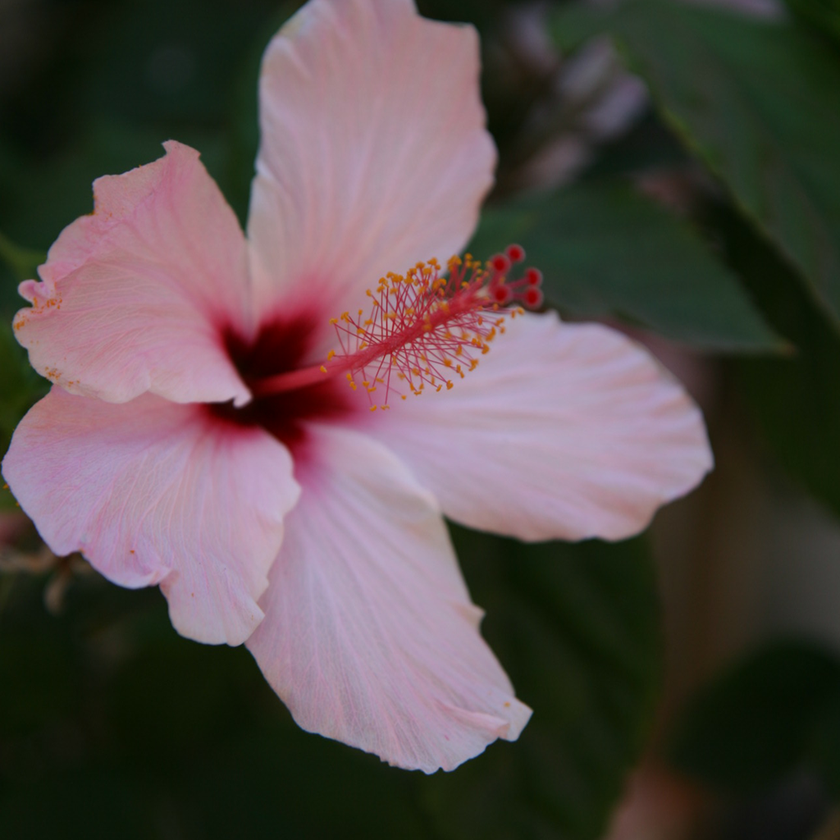
%> input picture histogram/原目标图像.bmp, 840 x 840 px, shrunk from 1024 x 1024 before the run
$ octave histogram.m   (GNU Octave 9; MATLAB toolbox functions it lacks are replaced by stand-ins)
%> lines starting %> are read from the running program, lines starting %| are printed output that depends on the picture
i=imread('原目标图像.bmp');
%> i is the input picture: size 840x840x3 uint8; mean R, G, B 88.2, 76.9, 75.6

R=i(:,:,1);
G=i(:,:,2);
B=i(:,:,3);
histogramR=imhist(R);
%> histogramR = 256 values, max 17861 at index 19, min 0 at index 1, mean 2756.2
histogramG=imhist(G);
%> histogramG = 256 values, max 19183 at index 23, min 0 at index 186, mean 2756.2
histogramB=imhist(B);
%> histogramB = 256 values, max 20744 at index 9, min 0 at index 209, mean 2756.2

x=0:1:255;
figure('Name','原目标图像');

plot(x,histogramR, 'r');%画连续直方图
%> figure, not shown here; curve peaks at x = 18, y = 17861
fill([x,fliplr(x)],[zeros(size(histogramR')),fliplr(histogramR')],'r');		%填充颜色
hold on
plot(x,histogramG, 'g');
fill([x,fliplr(x)],[zeros(size(histogramG')),fliplr(histogramG')],'g');
hold on
plot(x,histogramB, 'b');
fill([x,fliplr(x)],[zeros(size(histogramB')),fliplr(histogramB')],'b');
%> figure, not shown here; curve peaks at x = 22, y = 19183; curve peaks at x = 8, y = 20744


i=imread('pepper.bmp');
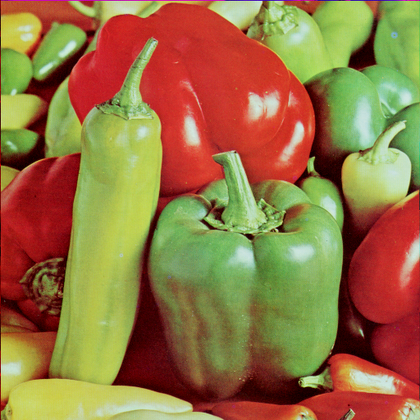
%> input picture histogram/pepper.bmp, 420 x 420 px, shrunk from 512 x 512 before the run
%> i is the input picture: size 420x420x3 uint8; mean R, G, B 149.8, 115.6, 66.5

R=i(:,:,1);
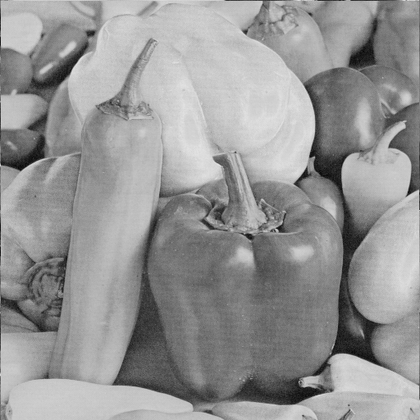
%> R: size 420x420 uint8; min 5, max 227, mean 149.8
G=i(:,:,2);
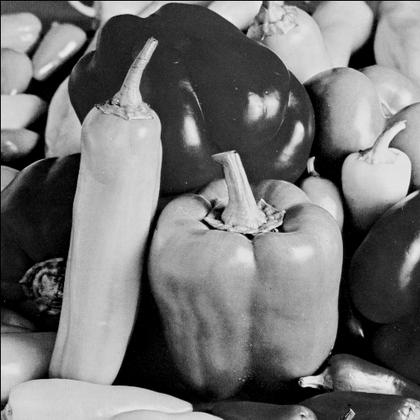
%> G: size 420x420 uint8; min 0, max 242, mean 115.6
B=i(:,:,3);
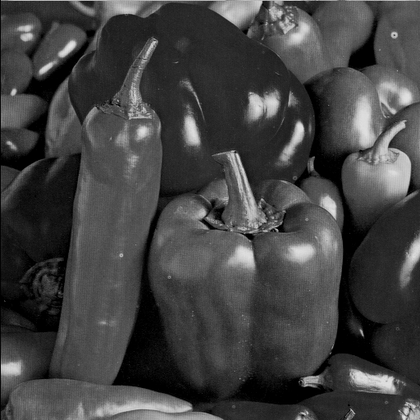
%> B: size 420x420 uint8; min 0, max 228, mean 66.5
histogramR=imhist(R);
%> histogramR = 256 values, max 2591 at index 201, min 0 at index 1, mean 689.1
histogramG=imhist(G);
%> histogramG = 256 values, max 7718 at index 1, min 0 at index 240, mean 689.1
histogramB=imhist(B);
%> histogramB = 256 values, max 6975 at index 1, min 0 at index 230, mean 689.1

x=0:1:255;
figure('Name','秘密图像');

plot(x,histogramR, 'r');%画连续直方图
%> figure, not shown here; curve peaks at x = 200, y = 2591
fill([x,fliplr(x)],[zeros(size(histogramR')),fliplr(histogramR')],'r');		%填充颜色
hold on
plot(x,histogramG, 'g');
fill([x,fliplr(x)],[zeros(size(histogramG')),fliplr(histogramG')],'g');
hold on
plot(x,histogramB, 'b');
fill([x,fliplr(x)],[zeros(size(histogramB')),fliplr(histogramB')],'b');
%> figure, not shown here; curve peaks at x = 0, y = 7718; curve peaks at x = 0, y = 6975


i=imread('第一轮.bmp');
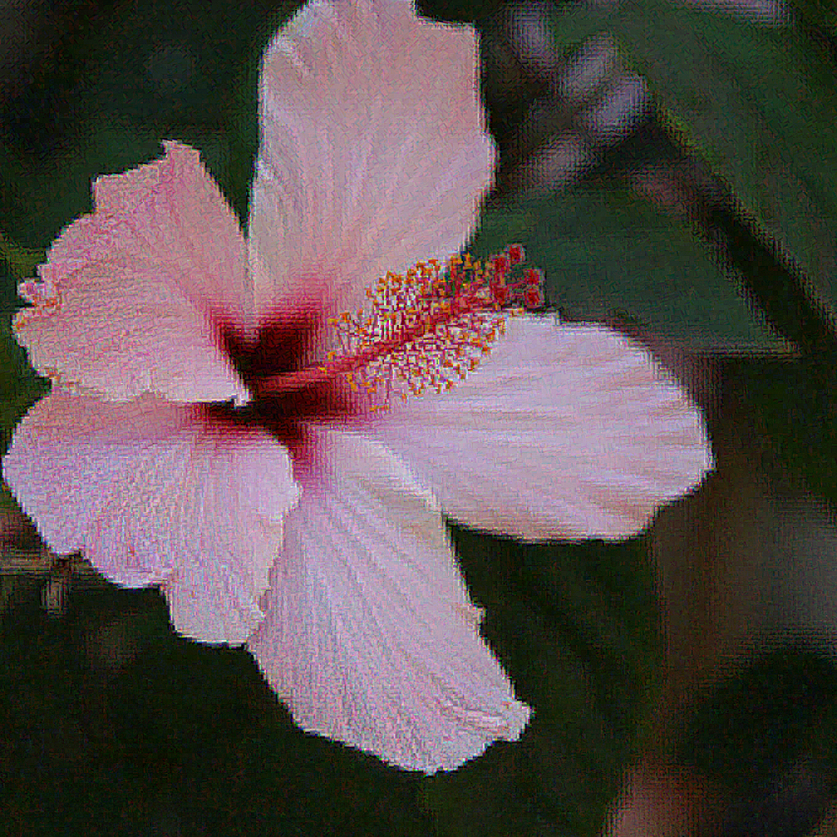
%> input picture histogram/第一轮.bmp, 837 x 837 px, shrunk from 1020 x 1020 before the run
%> i is the input picture: size 837x837x3 uint8; mean R, G, B 90.8, 78.4, 78.1

R=i(:,:,1);
%> R: size 837x837 uint8
G=i(:,:,2);
%> G: size 837x837 uint8
B=i(:,:,3);
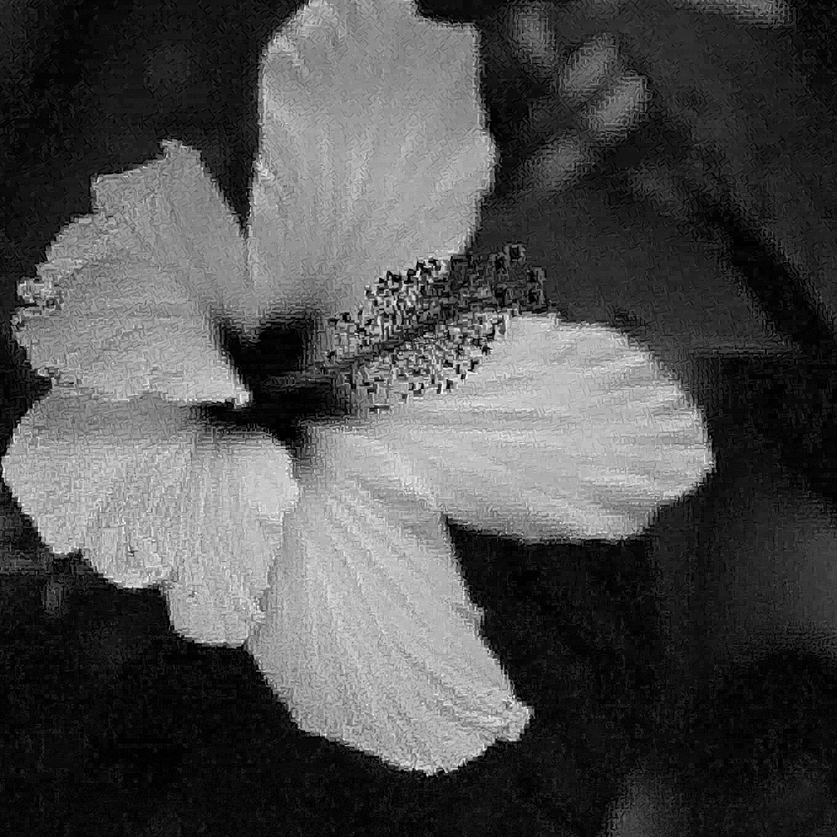
%> B: size 837x837 uint8; min 0, max 255, mean 78.1
histogramR=imhist(R);
%> histogramR = 256 values, max 10930 at index 19, min 4 at index 254, mean 2736.6
histogramG=imhist(G);
%> histogramG = 256 values, max 12252 at index 29, min 0 at index 244, mean 2736.6
histogramB=imhist(B);
%> histogramB = 256 values, max 12959 at index 10, min 1 at index 254, mean 2736.6

x=0:1:255;
figure('Name','第一轮生成图像');

plot(x,histogramR, 'r');%画连续直方图
%> figure, not shown here; curve peaks at x = 18, y = 10930
fill([x,fliplr(x)],[zeros(size(histogramR')),fliplr(histogramR')],'r');		%填充颜色
hold on
plot(x,histogramG, 'g');
fill([x,fliplr(x)],[zeros(size(histogramG')),fliplr(histogramG')],'g');
hold on
plot(x,histogramB, 'b');
fill([x,fliplr(x)],[zeros(size(histogramB')),fliplr(histogramB')],'b');


set(gcf,'color','w');
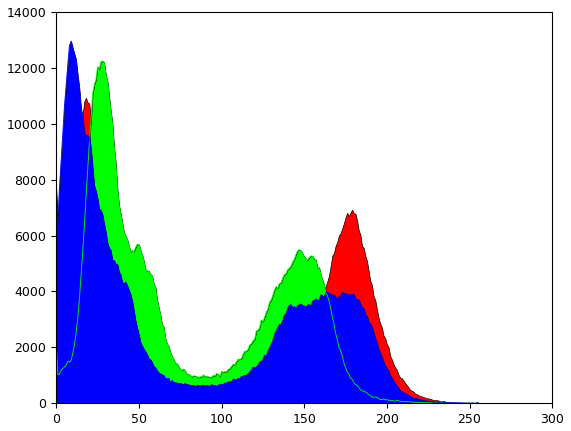
%> figure redrawn from the program's plot data; curve peaks at x = 28, y = 12252; curve peaks at x = 9, y = 12959
